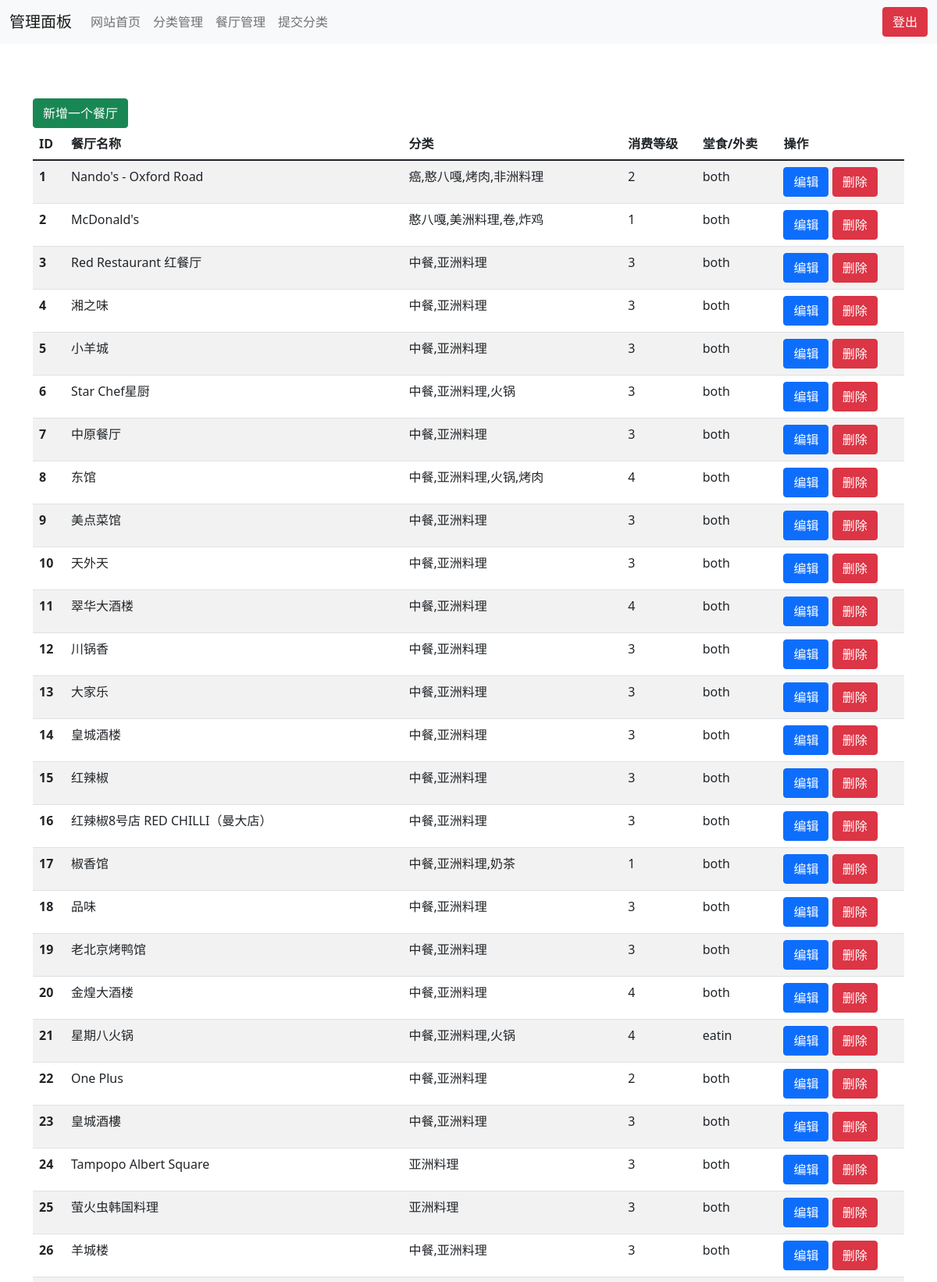
/admin/restaurant.php (signed in, upper part), run on the app's committed database.
### tables this page shows
CREATE TABLE `restaurant` (
  `id` smallint(5) unsigned NOT NULL AUTO_INCREMENT,
  `name` text NOT NULL,
  `richness` tinyint(4) DEFAULT '-1',
  `method` enum('takeaway','eatin','both') NOT NULL DEFAULT 'both',
  `priority` tinyint(4) unsigned NOT NULL DEFAULT '0',
  PRIMARY KEY (`id`),
  KEY `richness` (`richness`)
);

### include/function.php (called while the page is built, shortened)
<?php
function restaurant_exist($id): bool
{
    global $conn;
    return mysqli_num_rows(mysqli_query($conn, "SELECT * FROM restaurant WHERE id = '{$id}';")) != 0;
}
function get_category_name($id): string
{
    global $conn;
    $result = mysqli_query($conn, "SELECT name FROM category WHERE id = '{$id}';");
    return mysqli_fetch_assoc($result)['name'];
}

### include/class/restaurant.php (called while the page is built, shortened)
<?php
class restaurant
{
    var int $id;
    function __construct($id)
    {
        global $conn;
        if (restaurant_exist($id)) {
            $this->id = $id;
            $result = mysqli_fetch_assoc(mysqli_query($conn, "SELECT * FROM restaurant WHERE id = '{$id}';"));
            $this->name = $result['name'];
            $category = mysqli_query($conn, "SELECT category_id FROM restaurant_tagmap WHERE restaurant_id = '{$id}';");
            if (mysqli_num_rows($category) > 0) {
                while ($row = mysqli_fetch_assoc($category)) {
                    $this->category[] = $row['category_id'];
                }
            }
            $this->method = $result['method'];
        } else {
            $this->id = 0;
        }
    }
    function get_category($method)
    {
        global $conn;
        $result = mysqli_query($conn, "SELECT category_id FROM restaurant_tagmap WHERE restaurant_id = '{$this->id}';");
        $category = array();
        if (mysqli_num_rows($result) > 0) {
            while ($row = mysqli_fetch_assoc($result)) {
                $category[] = get_category_name($row['category_id']);
            }
        }
        return ($method=="array")?$category:implode(",", $category);
    }
}

### admin/restaurant.php (the view, shortened to what this page needs)
<?php
include("header.php");
?>
<head>
</head>
<body>
<div class="container" style="padding-top:70px; margin-bottom: 110px">
    <div class="col-md-15 center-block" style="float: none;">
        <div class="table-responsive">
            <button type="submit" name="submit" class="btn btn-success"
                    onclick="window.location.href='editrest.php?action=add'">新增一个餐厅
            </button>
            <table class="table table-striped">
                <thead>
                <tr>
                    <th scope="col">ID</th>
                    <th scope="col">餐厅名称</th>
                    <th scope="col">分类</th>
                    <th scope="col">消费等级</th>
                    <th scope="col">堂食/外卖</th>
                    <th scope="col">操作</th>
                </tr>
                </thead>
                <tbody>
                <?php
                $result = mysqli_query($conn, "SELECT id FROM restaurant ORDER BY id ASC;");
                if (mysqli_num_rows($result) > 0) {
                    while ($row = mysqli_fetch_assoc($result)) {
                        $restaurant = new restaurant($row["id"]);
                        echo "<tr><th scope='row'>{$restaurant->id}</th><td>{$restaurant->name}</td><td>{$restaurant->get_category("string")}</td><td>{$restaurant->richness}</td><td>{$restaurant->method}</td><td><a href='editrest.php?action=edit&id={$row['id']}' class='btn btn-primary'>编辑</a> <a href='editrest.php?action=delete&id={$row['id']}' class='btn btn-danger'>删除</a></td></tr>";
                    }
                }
                ?>
                </tbody>
            </table>
        </div>
    </div>
</div>
</body>

### data on the page
restaurant: id "1", name "Nando's - Oxford Road", category "癌,憨八嘎,烤肉,非洲料理", richness "2", method "both"
restaurant: id "2", name "McDonald's", category "憨八嘎,美洲料理,卷,炸鸡", richness "1", method "both"
restaurant: id "3", name "Red Restaurant 红餐厅", category "中餐,亚洲料理", richness "3", method "both"
restaurant: id "4", name "湘之味", category "中餐,亚洲料理", richness "3", method "both"
restaurant: id "5", name "小羊城", category "中餐,亚洲料理", richness "3", method "both"
restaurant: id "6", name "Star Chef星厨", category "中餐,亚洲料理,火锅", richness "3", method "both"
restaurant: id "7", name "中原餐厅", category "中餐,亚洲料理", richness "3", method "both"
restaurant: id "8", name "东馆", category "中餐,亚洲料理,火锅,烤肉", richness "4", method "both"
restaurant: id "9", name "美点菜馆", category "中餐,亚洲料理", richness "3", method "both"
restaurant: id "10", name "天外天", category "中餐,亚洲料理", richness "3", method "both"
restaurant: id "11", name "翠华大酒楼", category "中餐,亚洲料理", richness "4", method "both"
restaurant: id "12", name "川锅香", category "中餐,亚洲料理", richness "3", method "both"
restaurant: id "13", name "大家乐", category "中餐,亚洲料理", richness "3", method "both"
restaurant: id "14", name "皇城酒楼", category "中餐,亚洲料理", richness "3", method "both"
restaurant: id "15", name "红辣椒", category "中餐,亚洲料理", richness "3", method "both"
restaurant: id "16", name "红辣椒8号店 RED CHILLI（曼大店）", category "中餐,亚洲料理", richness "3", method "both"
restaurant: id "17", name "椒香馆", category "中餐,亚洲料理,奶茶", richness "1", method "both"
restaurant: id "18", name "品味", category "中餐,亚洲料理", richness "3", method "both"
restaurant: id "19", name "老北京烤鸭馆", category "中餐,亚洲料理", richness "3", method "both"
restaurant: id "20", name "金煌大酒楼", category "中餐,亚洲料理", richness "4", method "both"
restaurant: id "21", name "星期八火锅", category "中餐,亚洲料理,火锅", richness "4", method "eatin"
restaurant: id "22", name "One Plus", category "中餐,亚洲料理", richness "2", method "both"
restaurant: id "23", name "皇城酒樓", category "中餐,亚洲料理", richness "3", method "both"
restaurant: id "24", name "Tampopo Albert Square", category "亚洲料理", richness "3", method "both"
restaurant: id "25", name "萤火虫韩国料理", category "亚洲料理", richness "3", method "both"
restaurant: id "26", name "羊城楼", category "中餐,亚洲料理", richness "3", method "both"
